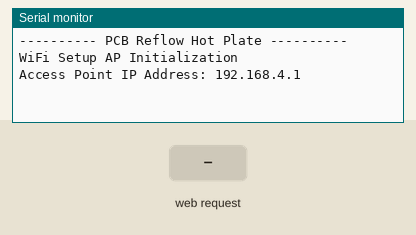
A sketch run on a simulated ESP32. Shown: the last lines printed to the serial monitor. Inputs (shaded band) come from the test bench. WiFi joins after 1.5 s; servers stay silent unless stated; EEPROM starts erased.

Above: at 0.9 s.
1.0 s: HTTP request GET /wifi?ssid=1&password=1 received
At 2.0 s:
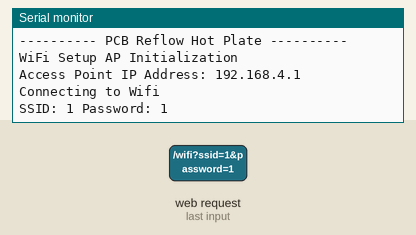
At 4.9 s:
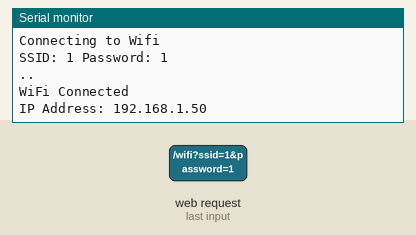

Measured:
- after the input at 1.0 s, the serial monitor: prints a new line after 0.50 s (image 1)

The sketch:

esp32-captive-portal-wifi-setup.ino
```cpp
#include <WiFi.h>
#include <AsyncTCP.h>
#include <DNSServer.h>
#include "ESPAsyncWebServer.h"
#include <Preferences.h>

#define WIFI_TIMEOUT_MS 10000

DNSServer dnsServer;
AsyncWebServer server(80);
Preferences preferences;

String ssid;
String password;
bool is_wifi_setup = false;
bool is_wifi_connected = false;
bool valid_ssid_received = false;
bool valid_password_received = false;

// WiFi initialization page HTML
const char wifi_setup_webpage[] PROGMEM = R"rawliteral(
<!DOCTYPE HTML><html><head>
  <title>WiFI Setup</title>
  <meta name="viewport" content="width=device-width, initial-scale=1">
  </head><body>
  <h2>PCB Reflow Hot Plate</h2>
  <h3>WiFi Setup</h3>
  <form action="/wifi">
    <br>
    SSID: <input type="text" name="ssid">
    <br>
    Password: <input type="text" name="password">
    <input type="submit" value="Submit">
  </form>
</body></html>)rawliteral";

// WiFi initialization captive request handler
class CaptiveRequestHandler : public AsyncWebHandler {
public:
  CaptiveRequestHandler() {}
  virtual ~CaptiveRequestHandler() {}

  bool canHandle(AsyncWebServerRequest *request){
    //request->addInterestingHeader("ANY");
    return true;
  }

  void handleRequest(AsyncWebServerRequest *request) {
    request->send_P(200, "text/html", wifi_setup_webpage);
  }
};

void WifiSetupInit()
{
  Serial.println("WiFi Setup AP Initialization");

  WiFi.mode(WIFI_AP);
  WiFi.softAP("PCB Reflow Hot Plate");
  dnsServer.start(53, "*", WiFi.softAPIP());
  WifiSetupServerInit();
  server.addHandler(new CaptiveRequestHandler()).setFilter(ON_AP_FILTER);
  server.begin();
  dnsServer.processNextRequest();

  Serial.print("Access Point IP Address: ");
  Serial.println(WiFi.softAPIP());
}

void WifiSetupServerInit(){

  server.on("/wifi", HTTP_GET, [] (AsyncWebServerRequest * request) {
    String inputMessage;

    if (request->hasParam("ssid")) {
      inputMessage = request->getParam("ssid")->value();
      // Serial.println("SSID: " + inputMessage);
      if(inputMessage != ""){
        valid_ssid_received = true;
        ssid = inputMessage;
      }
    }

    if (request->hasParam("password")) {
      inputMessage = request->getParam("password")->value();
      // Serial.println("Password: " + inputMessage);
      if(inputMessage != ""){
        valid_password_received = true;
        password = inputMessage;
      }
    }
    request->send(200, "text/html", "Connecting to WiFi. AP will be disabled.");
    delay(500);
  });
}

void WifiConnect(String recv_ssid, String recv_password){
  Serial.println("Connecting to Wifi");
  Serial.println("SSID: " + recv_ssid + " Password: " + recv_password);

  // Convert ssid and password to char arrays
  char ssid_arr[30];
  char password_arr[30];
  recv_ssid.toCharArray(ssid_arr, recv_ssid.length() + 1);
  recv_password.toCharArray(password_arr, recv_password.length() + 1);

  bool wifi_connect_timeout = false;  // Reset the timeout flag
  WiFi.mode(WIFI_STA);  // Switch to WiFi station mode
  WiFi.begin(ssid_arr, password_arr); // Connect to WiFi

  unsigned long start_time = millis(); // WiFi connection start time

  while(WiFi.status() != WL_CONNECTED){ // Wait until connection is estabilished
    delay(1000);
    Serial.print(".");

    if((millis() - start_time) > WIFI_TIMEOUT_MS){  // WiFi connection timeout
      Serial.println();
      Serial.println("WiFi Connection Failed");
      // Reset flags
      valid_ssid_received = false;
      valid_password_received = false;
      is_wifi_setup = false;
      preferences.putBool("is_wifi_setup", is_wifi_setup);
      WifiSetupInit();  // Reinitialize the setup process
      wifi_connect_timeout = true;
      break;
    }
  }

  if(!wifi_connect_timeout){ // Enter if WiFi connected successfully
    Serial.println();
    Serial.println("WiFi Connected");
    Serial.print("IP Address: ");
    Serial.println(WiFi.localIP().toString());
    is_wifi_setup = true;
    // Save WiFi credentials to memory
    preferences.putBool("is_wifi_setup", is_wifi_setup);
    preferences.putString("ssid", recv_ssid);
    preferences.putString("password", recv_password);
  }

}


void setup() {
  Serial.begin(115200);
  Serial.println("---------- PCB Reflow Hot Plate ----------");

  preferences.begin("wifi_creds", false);
  // preferences.clear();
  is_wifi_setup = preferences.getBool("is_wifi_setup", false);
  ssid = preferences.getString("ssid", "default_ssid");
  password = preferences.getString("password", "default_password");

  if(!is_wifi_setup){
    WifiSetupInit();
  } else {
    Serial.println("Saved WiFi credentials found.");
    WifiConnect(ssid, password);
  }

  while(!is_wifi_setup){
    dnsServer.processNextRequest();
    if(valid_ssid_received && valid_password_received){
      WifiConnect(ssid, password);
    }
  }
}

void loop() {
}
```
